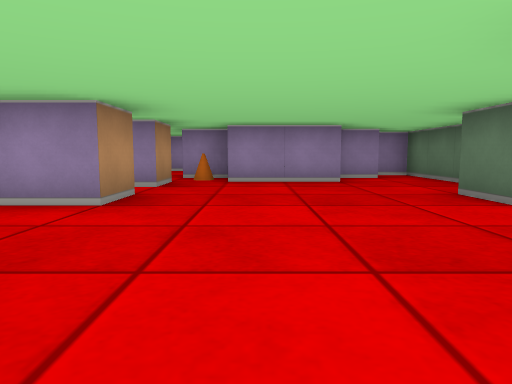
view 1 (above)

20 first-person views from a walk through a cub3D maze. The camera is about half as high as the walls, tilts 6° down and sees 70° across. The floor is counted in squares. Each view is taken from the middle of a square. On the plan, view 1 faces up. The plan holds only what a view shows up to about 9 squares ahead; the rest is blank.

view 2
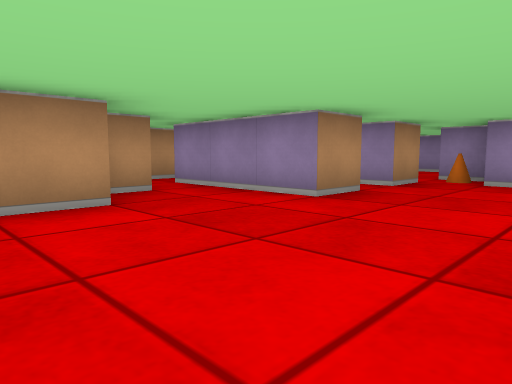

view 3
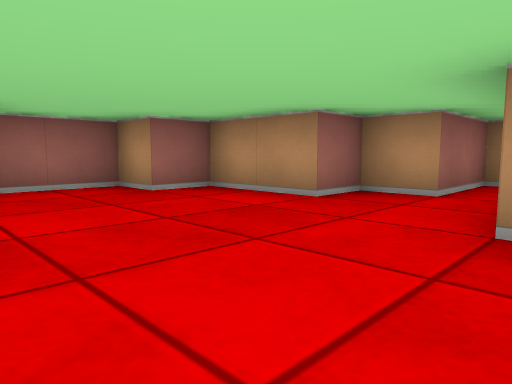

view 4
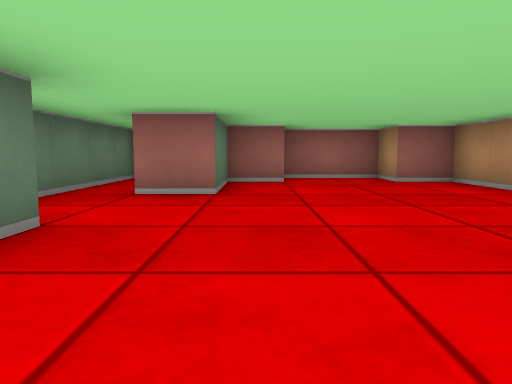

view 5
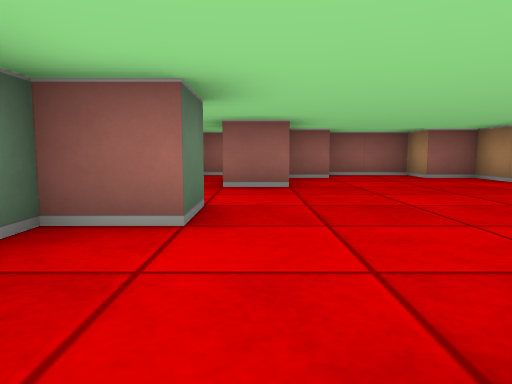

view 6
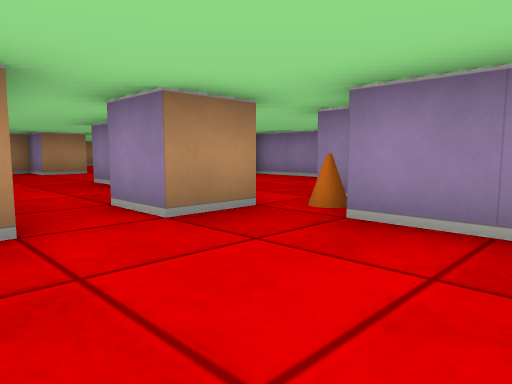

view 7
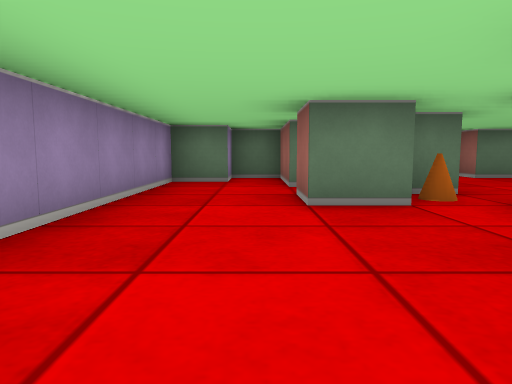

view 8
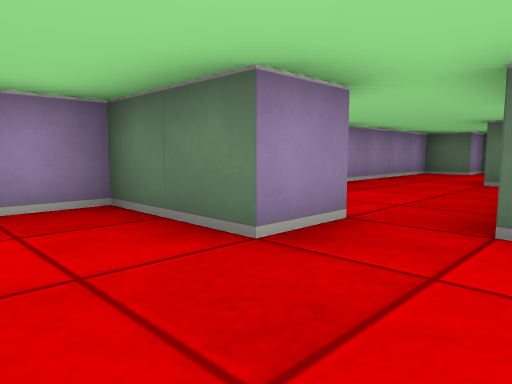

view 9
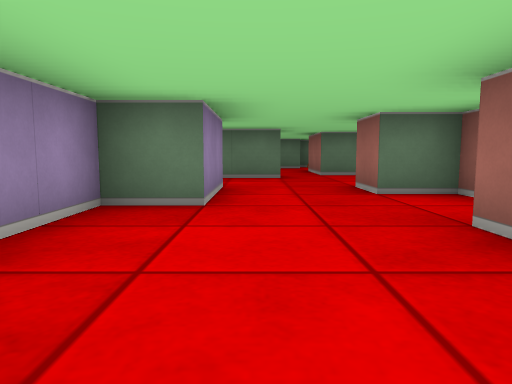

view 10
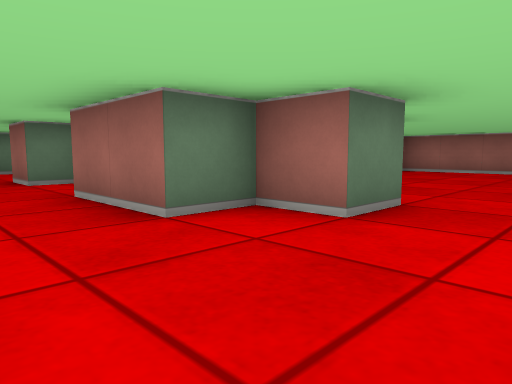

view 11
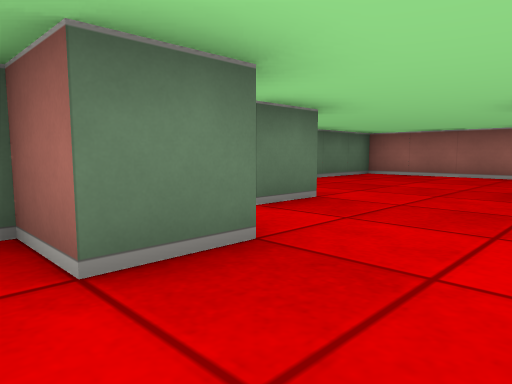

view 12
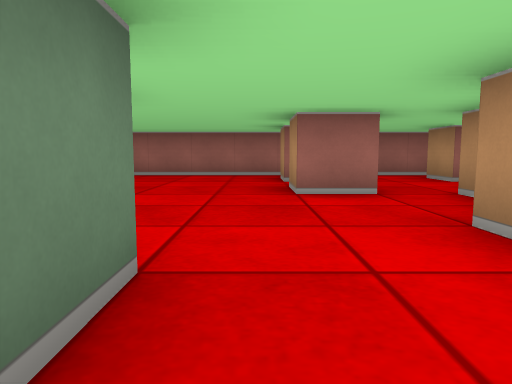

view 13
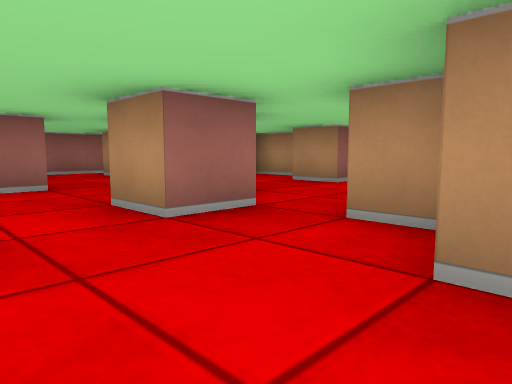

view 14
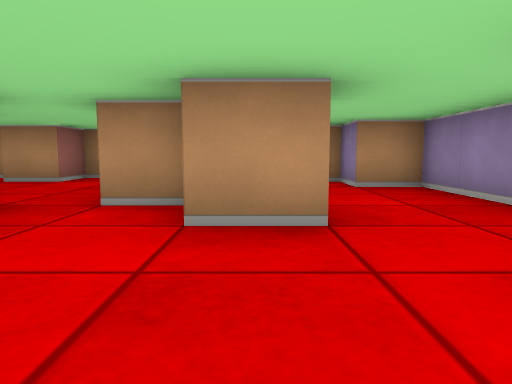

view 15
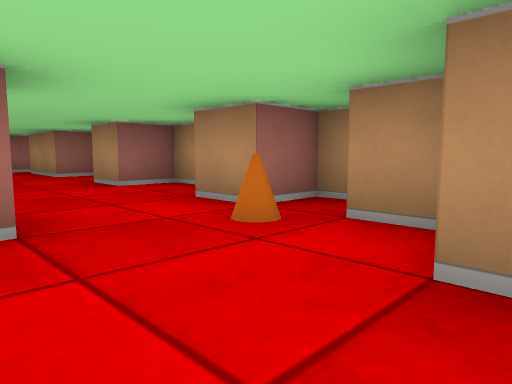

view 16
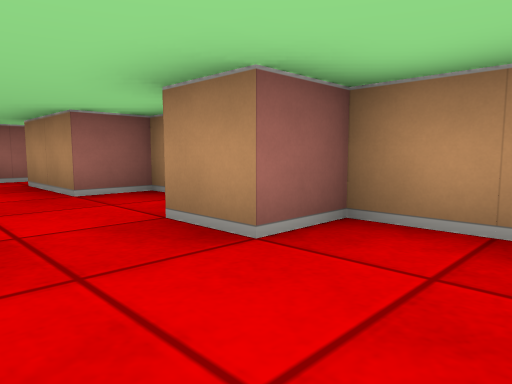

view 17
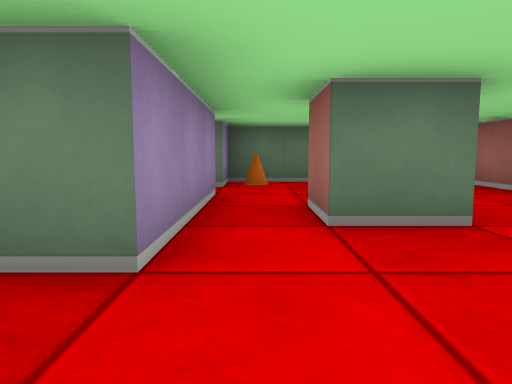

view 18
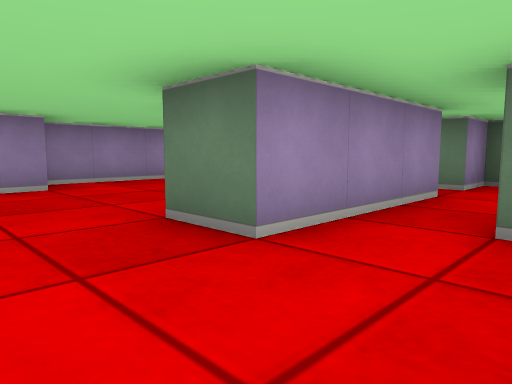

view 19
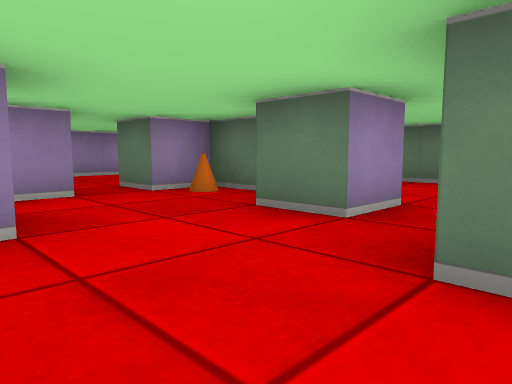

view 20
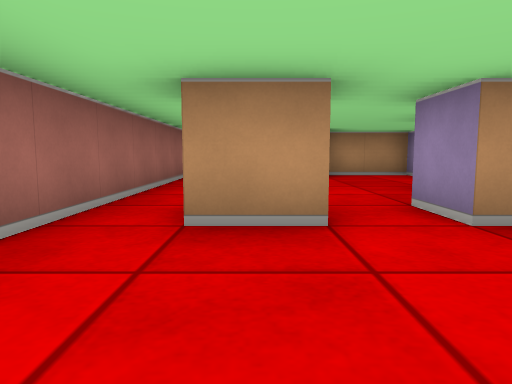

### Floor plan
Points are (right, up) in squares from view 1. A wall is a line through its corners. A room is listed if a view was taken in it or the views show most of it. See-through windows are left out.
Room 1 (views 1, 2, 3, 4, 5, 6)
walls: (-1.5, 4.6) (-1.5, 3.5) (-4.5, 3.5); (2.5, 3.5) (2.5, 4.5) (3.5, 4.5) (3.5, 8.5) (2.8, 8.5); (0.4, -0.5) (1.5, -0.5) (1.5, 1.5) (2.5, 1.5); (-1.5, 6.5) (-1.5, 5.5); (1.6, 6.5) (-0.5, 6.5); (2.6, 7.5) (1.6, 7.5); (2.8, -1.5) (3.5, -1.5) (3.5, 1.9); (-5.5, 4.2) (-5.5, 2.5) (-3.5, 2.5) (-3.5, 1.5) (-2.5, 1.5) (-2.5, -0.5) (-1.5, -0.5) (-1.5, -1.5) (0.5, -1.5)
ways out: opening at (-2, 5) to room 2; opening at (-5, 4) to room 3
Room 2 (view 7)
walls: (-0.5, 7.5) (-1.5, 7.5) (-1.5, 8.5) (-0.5, 8.5); (-0.5, 6.5) (-0.5, 7.1); (-1.5, 5.5) (-2.5, 5.5); (0.5, 8.5) (2.5, 8.5) (2.5, 9.5) (1.5, 9.5) (1.5, 10.5) (-5.4, 10.5); (-5.5, 7.5) (-4.9, 7.5)
ways out: opening at (-2, 5) to room 1; opening at (-5, 8) to room 3; opening at (-4, 5.5) to room 3
objects: cone (-1, 7)
Room 3 (views 8, 9, 10, 11, 12, 13, 14, 15, 16, 17, 18, 19, 20)
walls: (-13.5, 3.4) (-13.5, 4.5) (-12.5, 4.5); (-11.4, 5.5) (-14.5, 5.5) (-14.5, 6.5) (-13.5, 6.5) (-13.5, 7.5) (-11.5, 7.5); (-17.5, 5.5) (-16.5, 5.5) (-16.5, 4.5); (-16.6, 2.5) (-15.5, 2.5) (-15.5, 1.5) (-16.5, 1.5); (-17.5, 7.4) (-17.5, 6.5); (-16.5, 8.6) (-16.5, 7.5); (-14.4, 9.5) (-15.1, 9.5); (-11.1, 1.5) (-10.1, 1.5); (-9.5, 4) (-9.5, 5.5) (-10.5, 5.5) (-10.5, 6.5); (-15.5, 0.6) (-15.5, -0.5); (-9.5, 6.5) (-9.5, 7.5) (-8.5, 7.5) (-8.5, 6.5); (-9.4, 2.5) (-10.5, 2.5) (-10.5, 3.5); (-18.5, 0.5) (-18.5, -0.5); (-17.5, 10.5) (-19.5, 10.5) (-19.5, 9.5) (-20.5, 9.5) (-20.5, 8.5); (-20.5, 7.5) (-20.5, 6.5); (-8.5, 9.5) (-10.5, 9.5) (-10.5, 10.5) (-14.2, 10.5); (-21.5, 5.6) (-21.5, 4.5) (-20.5, 4.5) (-20.5, 3.5); (-21.5, 3.6) (-21.5, 1.5) (-20.5, 1.5) (-20.5, -0.5); (-6.5, 3.1) (-6.5, 3.9); (-21.5, 8) (-21.5, 7.5); (-5.4, 8.5) (-6.5, 8.5) (-6.5, 10.5) (-7.5, 10.5); (-4.8, 6.5) (-5.5, 6.5) (-5.5, 7.5); (-20.8, -1.5) (-11.5, -1.5) (-11.5, 1.5)
ways out: opening at (-5, 4) to room 1; opening at (-5, 8) to room 2; opening at (-4, 5.5) to room 2; opening at (-10, 2); opening at (-7, 3.5)
objects: cone (-20, 8); cone (-10, 5)

Where each view was taken, in squares from view 1:
view 1: 0 up, 0 right, facing up
view 2: 0 up, 1 right, facing up-left
view 3: 4 up, 1 right, facing down-left
view 4: 6 up, 1 right, facing down
view 5: 7 up, 2 right, facing down
view 6: 4 up, 1 right, facing up-left
view 7: 9 up, 5 left, facing right
view 8: 7 up, 8 left, facing up-right
view 9: 9 up, 14 left, facing right
view 10: 9 up, 16 left, facing down-right
view 11: 7 up, 16 left, facing down-right
view 12: 7 up, 15 left, facing down
view 13: 8 up, 15 left, facing down-left
view 14: 8 up, 14 left, facing left
view 15: 10 up, 18 left, facing down-left
view 16: 6 up, 19 left, facing down-left
view 17: 5 up, 16 left, facing right
view 18: 4 up, 16 left, facing up-right
view 19: 1 up, 13 left, facing up-right
view 20: 0 up, 13 left, facing left
